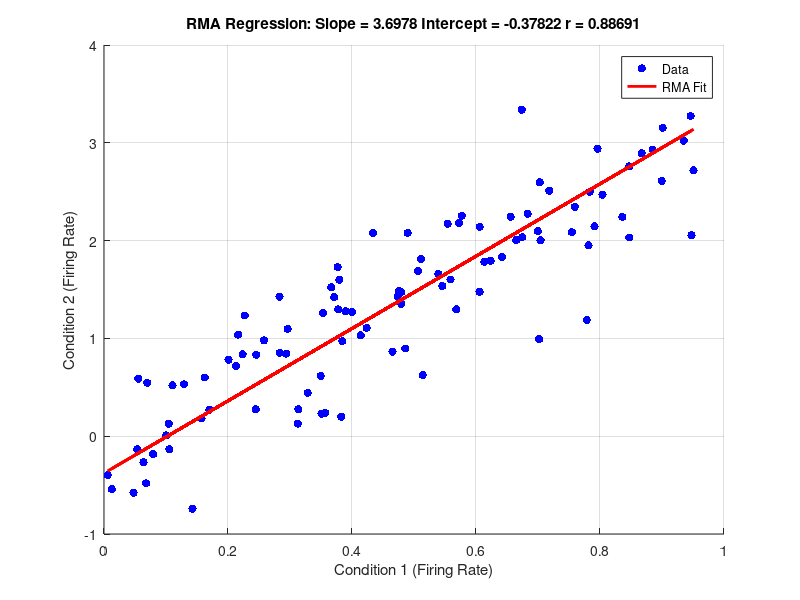

Write MATLAB code to recreate this figure. (Note: this script raises an error after producing the figure.)
% testsim_rma_regression

% When neither variable is strictly dependent on the other, and you want to assess the linear relationship and slope between two variables, 
% reduced major axis (RMA) regression or Deming regression is appropriate. 
% These methods account for measurement variability in both variables, unlike ordinary least squares (OLS) regression, which assumes all error is in the dependent variable.


% Example data
x = rand(100, 1); % Firing rates in condition 1
y = 3 * x + randn(100, 1) * 0.5; % Firing rates in condition 2

% Calculate Pearson correlation coefficient
r = corr(x, y);

% Calculate RMA regression slope and intercept
slope_rma = sign(r) * std(y) / std(x);
intercept_rma = mean(y) - slope_rma * mean(x);

% Generate fitted values
y_fit = slope_rma * x + intercept_rma;

% Plot scatter and regression line
figure;
scatter(x, y, 'b', 'filled'); hold on;
plot(x, y_fit, 'r-', 'LineWidth', 2);
xlabel('Condition 1 (Firing Rate)');
ylabel('Condition 2 (Firing Rate)');
title(['RMA Regression: Slope = ', num2str(slope_rma), ' Intercept = ', num2str(intercept_rma), ' r = ', num2str(r)]);
legend('Data', 'RMA Fit', 'Location', 'Best');
grid on;

% Other options:
if 1
s=[2,2];
[b_rma,bint,l,ang,r] = rmaregress(x,y,s)

[b sigma2_x x_est y_est stats] = deming(x,y);
end